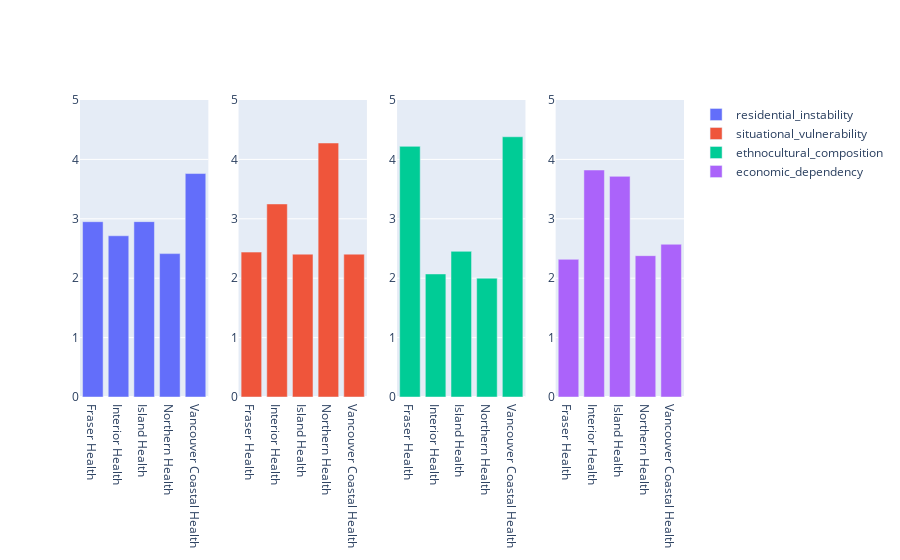

Notebook code for this chart:
### Code cell
from plotly.subplots import make_subplots
fig = make_subplots(rows=1, cols=4)
fig.add_trace(go.Bar(
            name='residential_instability',
            x= merged2['hsa'],
            y= merged2['residential_instability'],
            offsetgroup=0,
        ),
    row=1,
    col=1,
             )
fig.add_trace(go.Bar(
            name='situational_vulnerability',
            x=merged2['hsa'],
            y= merged2['situational_vulnerability'],
            offsetgroup=1,
        ),
    row=1,
    col=2,
             )
fig.add_trace(go.Bar(
            name='ethnocultural_composition',
            x=merged2['hsa'],
            y= merged2['ethnocultural_composition'],
            offsetgroup=2,
        ),
    row=1,
    col=3,
             )
fig.add_trace(go.Bar(
            name='economic_dependency',
            x=merged2['hsa'],
            y= merged2['economic_dependency'],
            offsetgroup=3,
        ),
    row=1,
    col=4,
             )
layout=go.Layout(
        title='Socioeconomic Factors',
        yaxis_title="Scale (1-5)"
    )
fig.update_yaxes(range=[0, 5], autorange=False)            
fig.show()

### Figure 1 — Plotly figure (JSON) as saved in the notebook; plotly's stock layout.template omitted (floating-point values rounded to 4 significant figures)
{"data": [{"name": "residential_instability", "offsetgroup": "0", "type": "bar", "x": ["Fraser Health", "Interior Health", "Island Health", "Northern Health", "Vancouver Coastal Health"], "xaxis": "x", "y": [2.951, 2.714, 2.952, 2.414, 3.762], "yaxis": "y"}, {"name": "situational_vulnerability", "offsetgroup": "1", "type": "bar", "x": ["Fraser Health", "Interior Health", "Island Health", "Northern Health", "Vancouver Coastal Health"], "xaxis": "x2", "y": [2.439, 3.25, 2.405, 4.276, 2.405], "yaxis": "y2"}, {"name": "ethnocultural_composition", "offsetgroup": "2", "type": "bar", "x": ["Fraser Health", "Interior Health", "Island Health", "Northern Health", "Vancouver Coastal Health"], "xaxis": "x3", "y": [4.22, 2.071, 2.452, 2, 4.381], "yaxis": "y3"}, {"name": "economic_dependency", "offsetgroup": "3", "type": "bar", "x": ["Fraser Health", "Interior Health", "Island Health", "Northern Health", "Vancouver Coastal Health"], "xaxis": "x4", "y": [2.317, 3.821, 3.714, 2.379, 2.571], "yaxis": "y4"}], "layout": {"autosize": true, "xaxis": {"anchor": "y", "autorange": true, "domain": [0, 0.2125], "range": [-0.5, 4.5], "type": "category"}, "xaxis2": {"anchor": "y2", "autorange": true, "domain": [0.2625, 0.475], "range": [-0.5, 4.5], "type": "category"}, "xaxis3": {"anchor": "y3", "autorange": true, "domain": [0.525, 0.7375], "range": [-0.5, 4.5], "type": "category"}, "xaxis4": {"anchor": "y4", "autorange": true, "domain": [0.7875, 1], "range": [-0.5, 4.5], "type": "category"}, "yaxis": {"anchor": "x", "autorange": false, "domain": [0, 1], "range": [0, 5], "type": "linear"}, "yaxis2": {"anchor": "x2", "autorange": false, "domain": [0, 1], "range": [0, 5], "type": "linear"}, "yaxis3": {"anchor": "x3", "autorange": false, "domain": [0, 1], "range": [0, 5], "type": "linear"}, "yaxis4": {"anchor": "x4", "autorange": false, "domain": [0, 1], "range": [0, 5], "type": "linear"}}}
